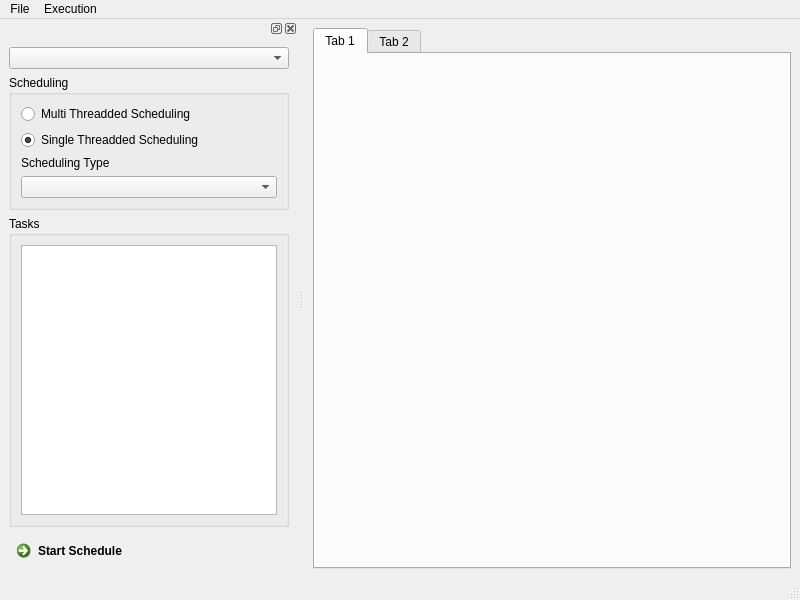
<?xml version="1.0" encoding="UTF-8"?>
<ui version="4.0">
 <class>MainWindow</class>
 <widget class="QMainWindow" name="MainWindow">
  <property name="geometry">
   <rect>
    <x>0</x>
    <y>0</y>
    <width>800</width>
    <height>600</height>
   </rect>
  </property>
  <property name="windowTitle">
   <string>MainWindow</string>
  </property>
  <widget class="QWidget" name="centralwidget">
   <layout class="QGridLayout" name="gridLayout">
    <item row="0" column="0">
     <widget class="QTabWidget" name="tabWidget">
      <property name="currentIndex">
       <number>0</number>
      </property>
      <widget class="QWidget" name="tab">
       <attribute name="title">
        <string>Tab 1</string>
       </attribute>
      </widget>
      <widget class="QWidget" name="tab_2">
       <attribute name="title">
        <string>Tab 2</string>
       </attribute>
      </widget>
     </widget>
    </item>
   </layout>
  </widget>
  <widget class="QMenuBar" name="menubar">
   <property name="geometry">
    <rect>
     <x>0</x>
     <y>0</y>
     <width>800</width>
     <height>21</height>
    </rect>
   </property>
   <widget class="QMenu" name="menuFile">
    <property name="title">
     <string>File</string>
    </property>
    <addaction name="actionOpen_Kernel"/>
   </widget>
   <widget class="QMenu" name="menuExecution">
    <property name="title">
     <string>Execution</string>
    </property>
    <addaction name="actionSchow_Execution_Graphic"/>
   </widget>
   <addaction name="menuFile"/>
   <addaction name="menuExecution"/>
  </widget>
  <widget class="QStatusBar" name="statusbar"/>
  <widget class="QDockWidget" name="dockWidget">
   <attribute name="dockWidgetArea">
    <number>1</number>
   </attribute>
   <widget class="QWidget" name="dockWidgetContents">
    <layout class="QVBoxLayout" name="verticalLayout">
     <item>
      <widget class="QComboBox" name="DeviceCombobox"/>
     </item>
     <item>
      <widget class="QGroupBox" name="SchedulingGroupBox">
       <property name="title">
        <string>Scheduling</string>
       </property>
       <property name="flat">
        <bool>true</bool>
       </property>
       <layout class="QVBoxLayout" name="verticalLayout_3">
        <item>
         <widget class="QRadioButton" name="MultiThreaddedRadioButton">
          <property name="text">
           <string>Multi Threadded Scheduling</string>
          </property>
         </widget>
        </item>
        <item>
         <widget class="QRadioButton" name="radioButton_2">
          <property name="text">
           <string>Single Threadded Scheduling</string>
          </property>
          <property name="checked">
           <bool>true</bool>
          </property>
         </widget>
        </item>
        <item>
         <widget class="QLabel" name="label">
          <property name="text">
           <string>Scheduling Type</string>
          </property>
         </widget>
        </item>
        <item>
         <widget class="QComboBox" name="comboBox_2"/>
        </item>
       </layout>
      </widget>
     </item>
     <item>
      <widget class="QGroupBox" name="TasksGroupBox">
       <property name="title">
        <string>Tasks</string>
       </property>
       <property name="flat">
        <bool>true</bool>
       </property>
       <layout class="QVBoxLayout" name="verticalLayout_2">
        <item>
         <widget class="QListView" name="TasksListView"/>
        </item>
       </layout>
      </widget>
     </item>
     <item>
      <widget class="QCommandLinkButton" name="ScheduleButton">
       <property name="text">
        <string>Start Schedule</string>
       </property>
      </widget>
     </item>
    </layout>
   </widget>
  </widget>
  <action name="actionOpen_Kernel">
   <property name="text">
    <string>Open Kernel</string>
   </property>
  </action>
  <action name="actionSchow_Execution_Graphic">
   <property name="text">
    <string>Schow Execution Graphic</string>
   </property>
  </action>
 </widget>
 <resources/>
 <connections/>
</ui>
